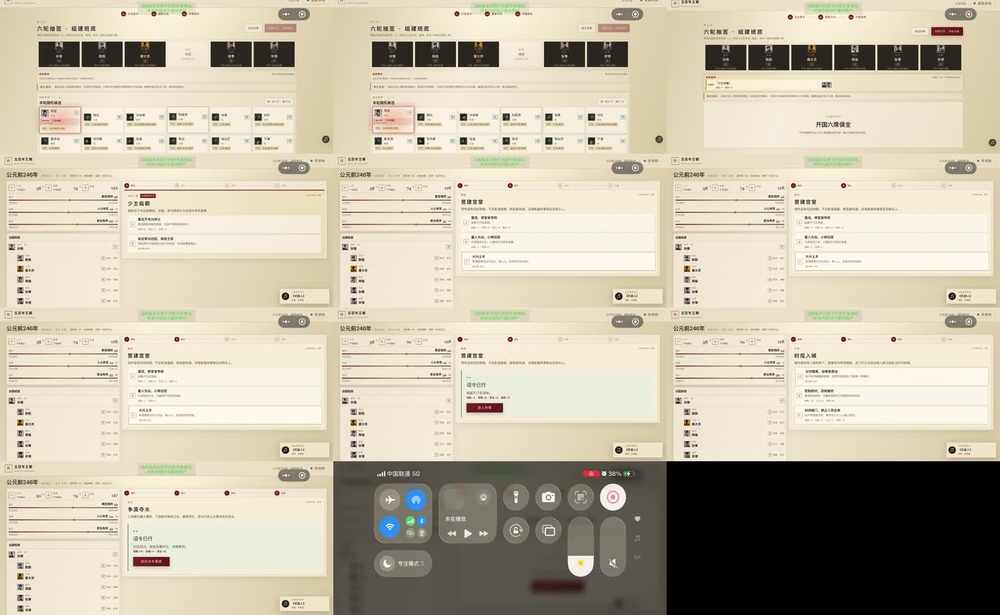
#> input picture video_feedback_frames/contact_sheet.jpg, 1000 x 615 px, shrunk from 1899 x 1168 before the run
$ python extract_connected_chroma.py ../video_feedback_frames/contact_sheet.jpg out.png
#> lines starting #> are read from the running program, lines starting #| are printed output that depends on the picture; after the words box and inside, x2 and y2 are one past the last pixel; in counts of white or black regions, pixels touching at a corner belong together
from __future__ import annotations

import argparse
from collections import deque
from pathlib import Path

from PIL import Image, ImageFilter


def main() -> None:
    parser = argparse.ArgumentParser(
        description="Remove only chroma-key pixels connected to the image border."
    )
    parser.add_argument("input", type=Path)
    parser.add_argument("output", type=Path)
    parser.add_argument("--threshold", type=int, default=72)
    parser.add_argument("--feather", type=float, default=0.55)
    args = parser.parse_args()

    image = Image.open(args.input).convert("RGB")
#> image is the input picture: PIL image 1000x615 RGB; mean R, G, B 196, 188.4, 169
    width, height = image.size
#> width = 1000; height = 615
    pixels = image.load()
    corners = [pixels[0, 0], pixels[width - 1, 0]]
#> corners = [(234, 220, 193), (233, 223, 196)]
    key = tuple(sum(color[channel] for color in corners) // len(corners) for channel in range(3))
#> key = (233, 221, 194)

    def is_key(x: int, y: int) -> bool:
        color = pixels[x, y]
        return max(abs(color[channel] - key[channel]) for channel in range(3)) <= args.threshold

    background = bytearray(width * height)
    queue: deque[tuple[int, int]] = deque()
    for x in range(width):
        for y in (0, height - 1):
            if is_key(x, y):
                queue.append((x, y))
#> this loop made 1000 passes
    for y in range(height):
        for x in (0, width - 1):
            if is_key(x, y):
                queue.append((x, y))
#> this loop made 615 passes

    while queue:
        x, y = queue.popleft()
        index = y * width + x
        if background[index] or not is_key(x, y):
            continue
        background[index] = 255
        if x:
            queue.append((x - 1, y))
        if x + 1 < width:
            queue.append((x + 1, y))
        if y:
            queue.append((x, y - 1))
        if y + 1 < height:
            queue.append((x, y + 1))
#> this loop made 1924180 passes
#> (x, y, index, color in is_key) on passes 1 to 3: (0, 0, 0, (234, 220, 193)), (0, 614, 614000, (223, 211, 187)), (1, 0, 1, (234, 220, 193))

    alpha = Image.frombytes("L", (width, height), bytes(255 - value for value in background))
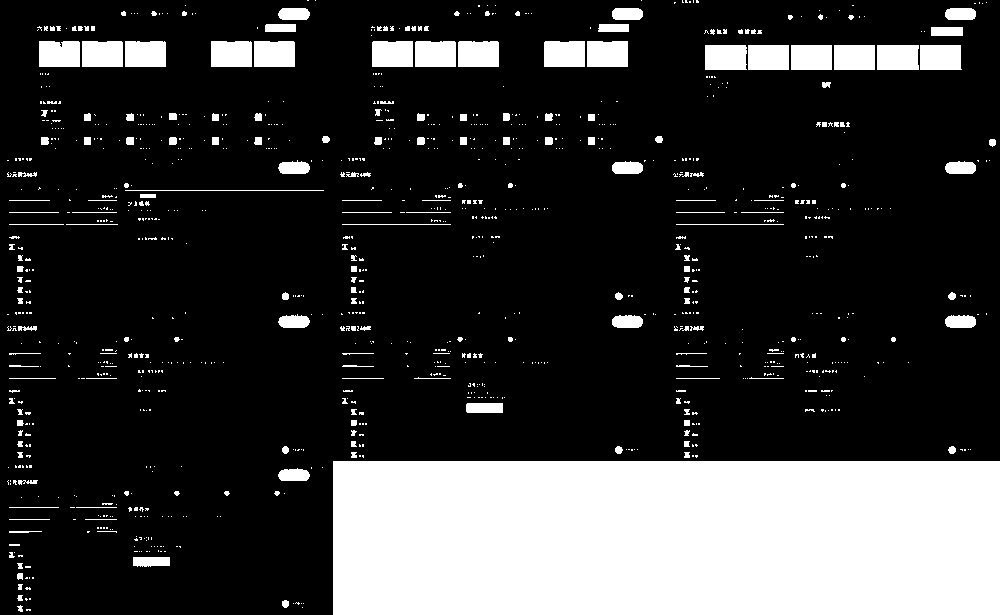
#> alpha: PIL image 1000x615 L; 21.8% white; 1096 white regions (892 under 20 px), largest, box (x1, y1, x2, y2) and area: (333, 461, 1000, 615) 102718, (254, 41, 295, 67) 1057, (372, 41, 413, 67) 1057
    if args.feather > 0:
        alpha = alpha.filter(ImageFilter.GaussianBlur(args.feather))
    result = image.convert("RGBA")
    result.putalpha(alpha)
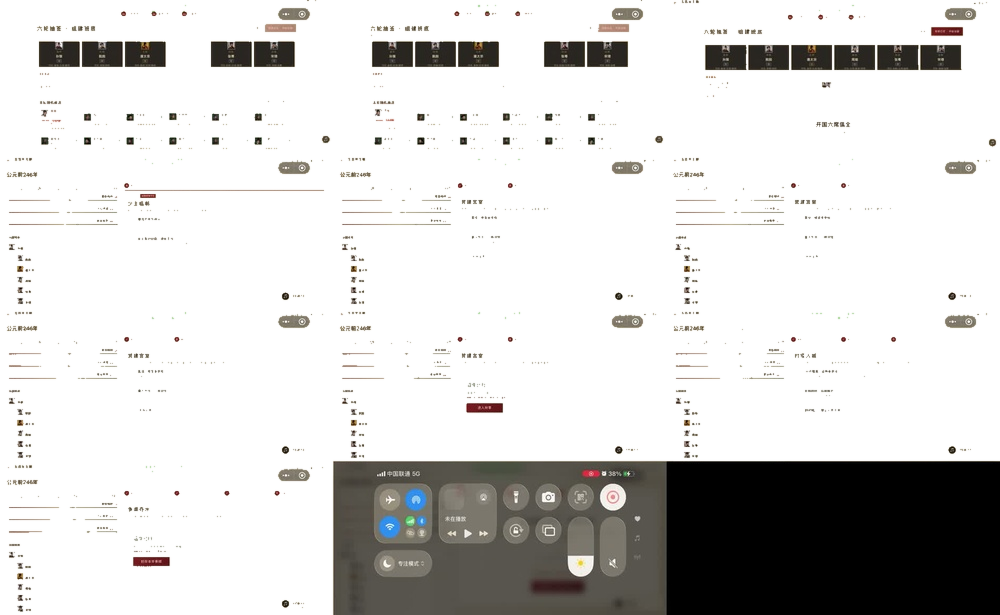
#> result: PIL image 1000x615 RGBA; mean R, G, B, A 196, 188.4, 169, 55.5; transparent parts drawn white
    args.output.parent.mkdir(parents=True, exist_ok=True)
    result.save(args.output)
    print(f"Wrote {args.output} with key {key}")
#| Wrote out.png with key (233, 221, 194)


if __name__ == "__main__":
    main()

$ run again, on video_feedback_frames/frame_02.jpg
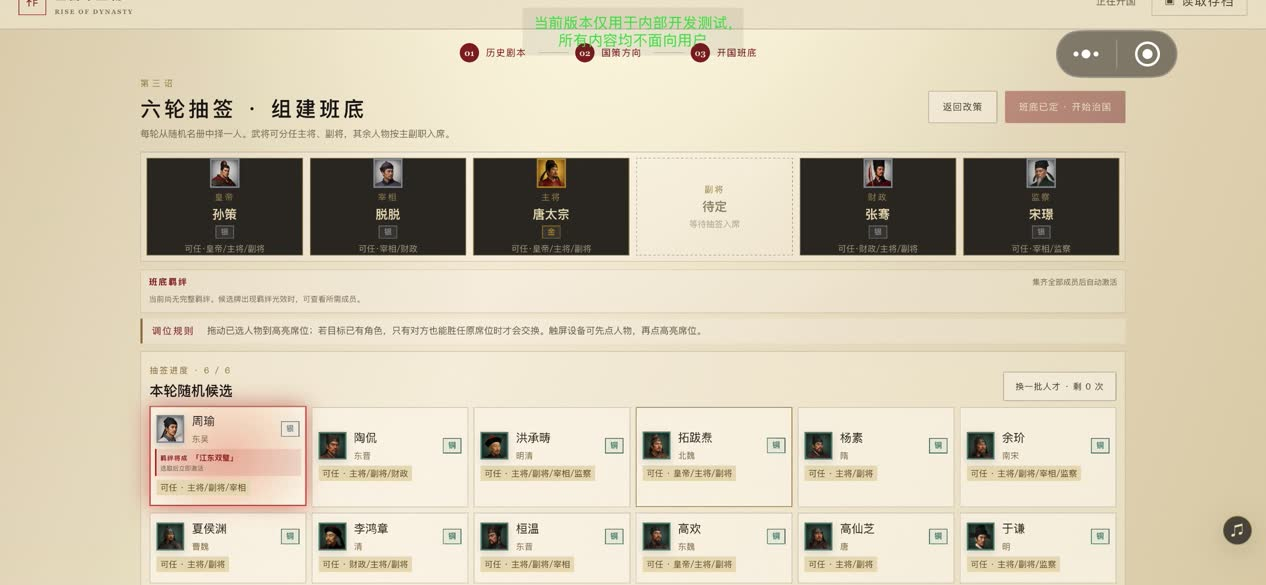
#> input picture video_feedback_frames/frame_02.jpg, 1266 x 585 px
#> in main, image is the input picture: PIL image 1266x585 RGB; mean R, G, B 209.7, 199.9, 177.1
#> corners = [(231, 221, 194), (232, 222, 195)]
#> key = (231, 221, 194)
#> the loop in main, `for x in range(width):` made 1266 passes
#> the loop in main, `for y in range(height):` made 585 passes
#> the loop in main, `while queue:` made 2477068 passes
#> (x, y, index, color in is_key) on passes 1 to 3: (0, 0, 0, (231, 221, 194)), (0, 584, 739344, (227, 213, 186)), (1, 0, 1, (231, 221, 194))
#> in main, `alpha = Image.frombytes("L", (width, height), bytes(255 - value for va..`:
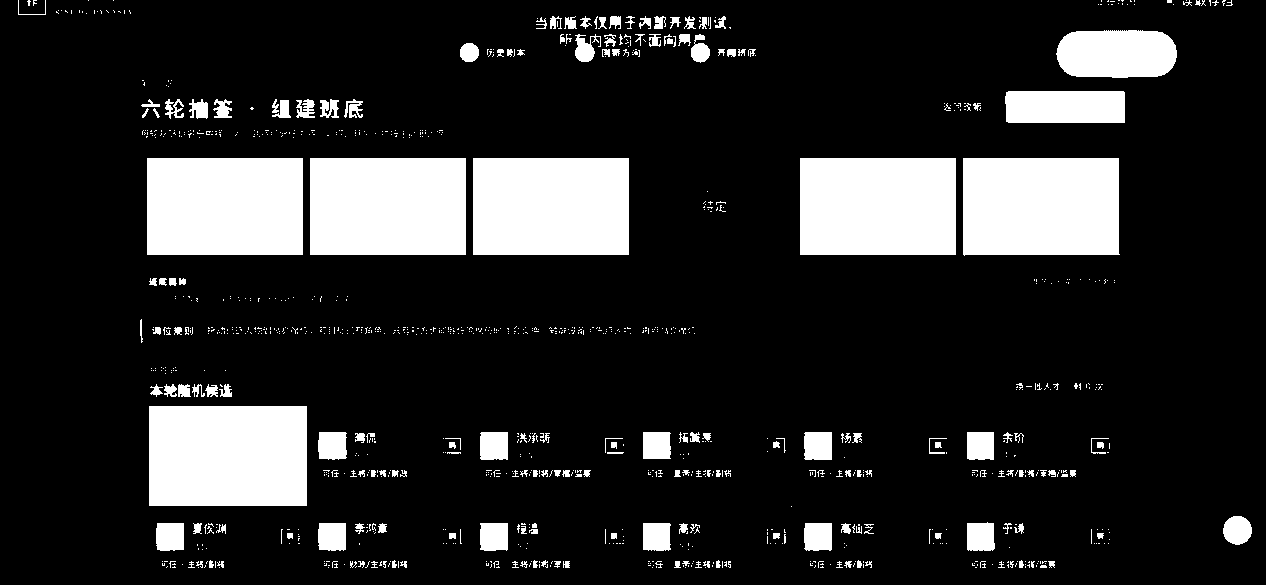
#> alpha: PIL image 1266x585 L; 16.4% white; 1079 white regions (894 under 20 px), largest, box (x1, y1, x2, y2) and area: (149, 406, 307, 506) 15800, (963, 158, 1120, 256) 15134, (147, 158, 303, 255) 15132
#> in main, `result.putalpha(alpha)`:
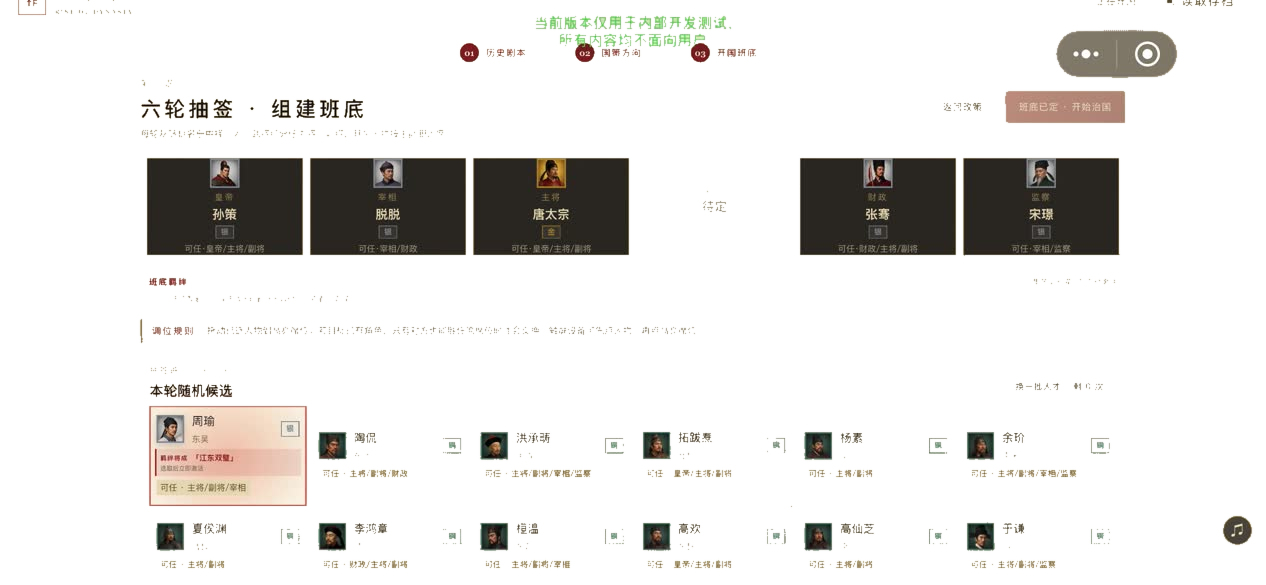
#> result: PIL image 1266x585 RGBA; mean R, G, B, A 209.7, 199.9, 177.1, 41.8; transparent parts drawn white
#| Wrote out.png with key (231, 221, 194)

$ run again, on video_feedback_frames/frame_03.jpg
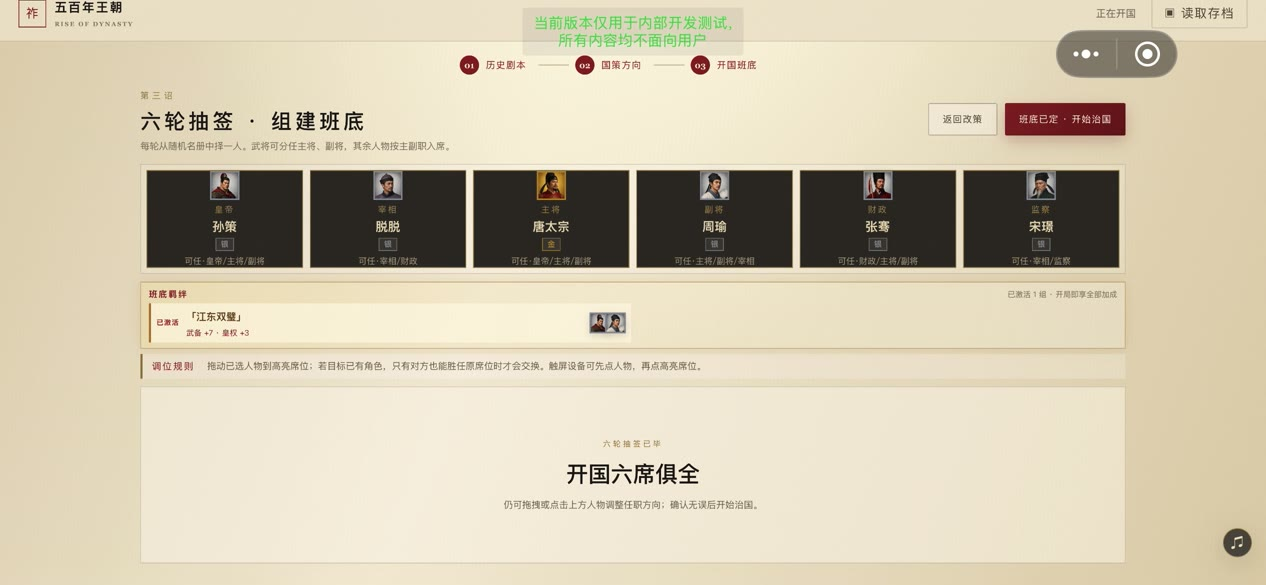
#> input picture video_feedback_frames/frame_03.jpg, 1266 x 585 px
#> in main, image is the input picture: PIL image 1266x585 RGB; mean R, G, B 207.7, 197.9, 174.2
#> corners = [(232, 222, 195), (233, 223, 196)]
#> key = (232, 222, 195)
#> the loop in main, `for x in range(width):` made 1266 passes
#> the loop in main, `for y in range(height):` made 585 passes
#> the loop in main, `while queue:` made 2513436 passes
#> (x, y, index, color in is_key) on passes 1 to 3: (0, 0, 0, (232, 222, 195)), (0, 584, 739344, (227, 213, 186)), (1, 0, 1, (232, 222, 195))
#> in main, `alpha = Image.frombytes("L", (width, height), bytes(255 - value for va..`:
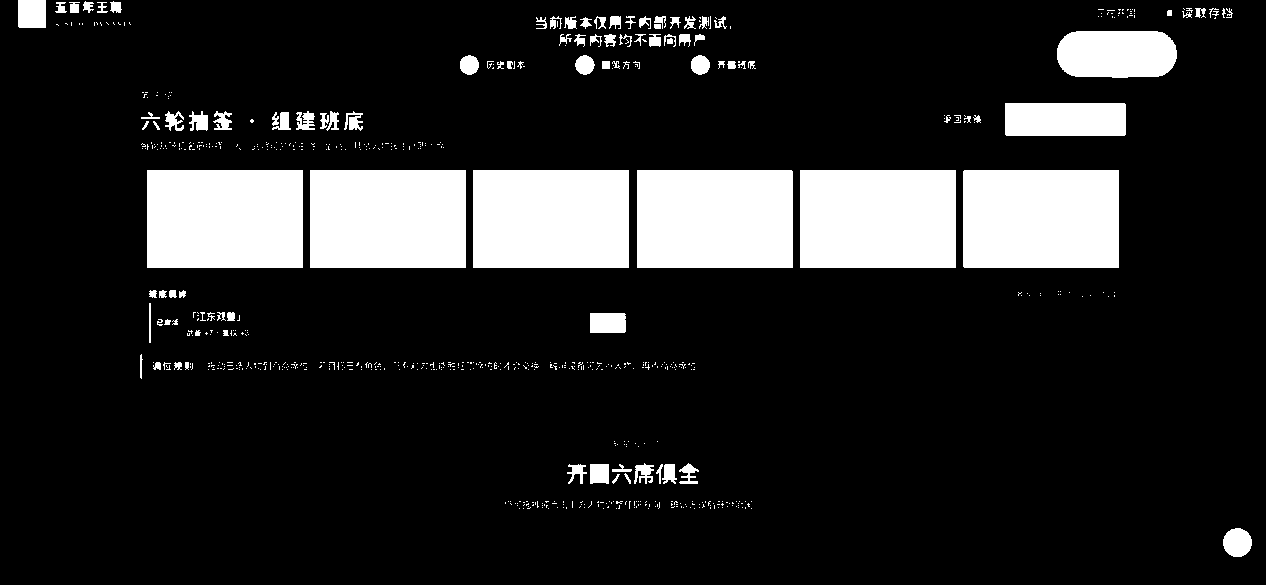
#> alpha: PIL image 1266x585 L; 15.2% white; 721 white regions (618 under 20 px), largest, box (x1, y1, x2, y2) and area: (147, 170, 303, 268) 15288, (310, 170, 466, 268) 15288, (473, 170, 629, 268) 15288
#> in main, `result.putalpha(alpha)`:
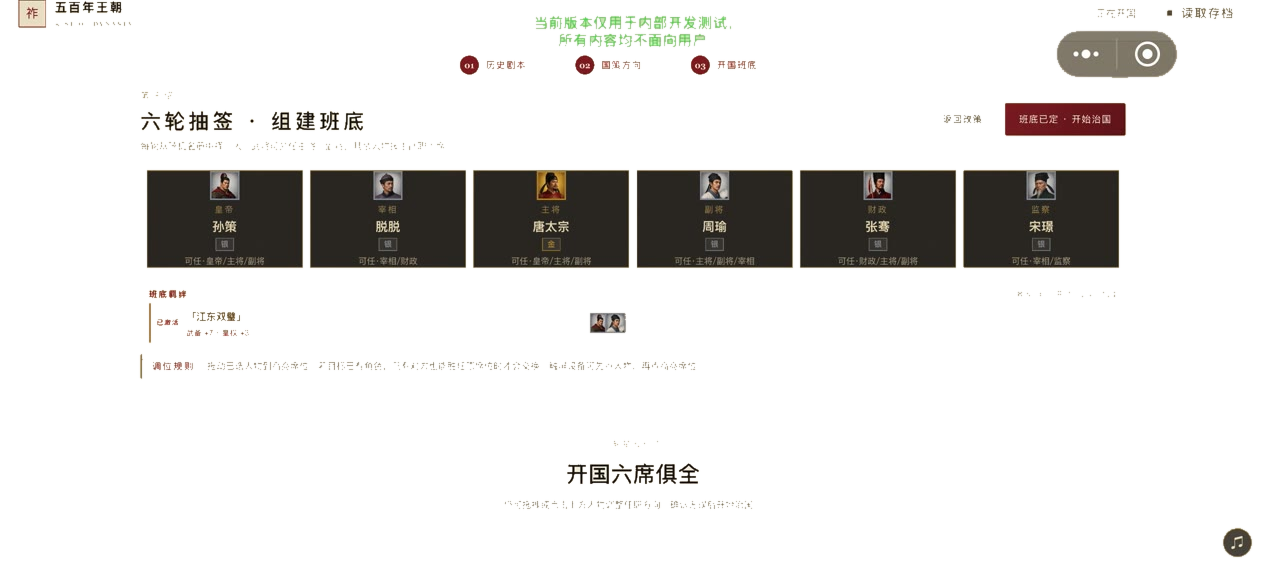
#> result: PIL image 1266x585 RGBA; mean R, G, B, A 207.7, 197.9, 174.2, 38.6; transparent parts drawn white
#| Wrote out.png with key (232, 222, 195)

$ run again, on video_feedback_frames/frame_04.jpg
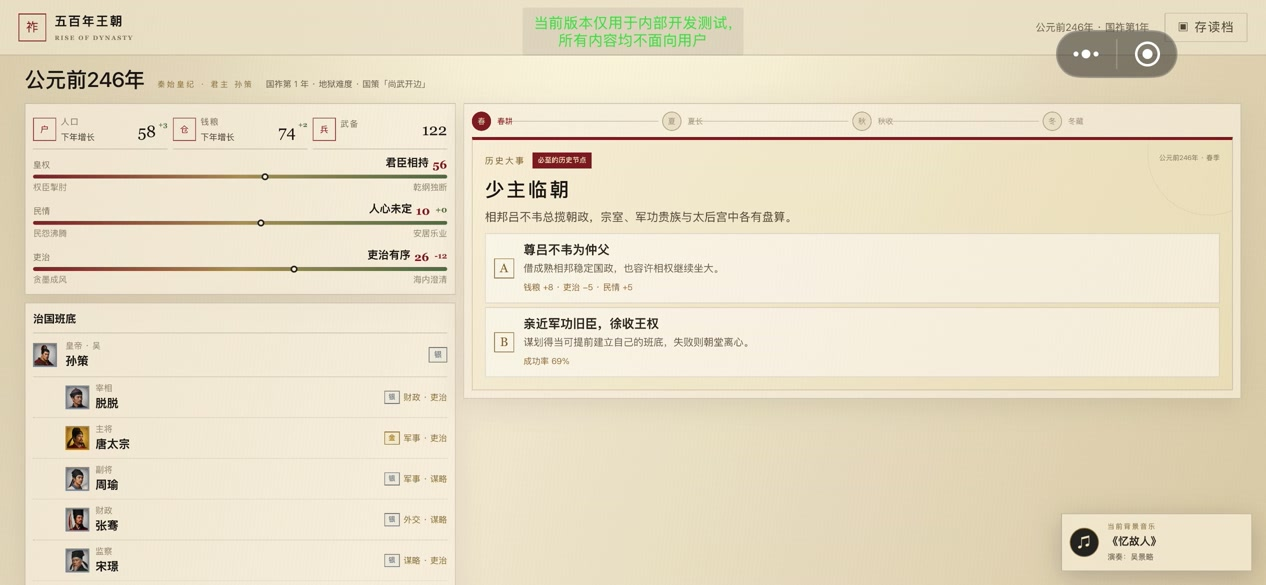
#> input picture video_feedback_frames/frame_04.jpg, 1266 x 585 px
#> in main, image is the input picture: PIL image 1266x585 RGB; mean R, G, B 231.1, 221.1, 196.9
#> corners = [(232, 220, 194), (234, 222, 196)]
#> key = (233, 221, 195)
#> the loop in main, `for x in range(width):` made 1266 passes
#> the loop in main, `for y in range(height):` made 585 passes
#> the loop in main, `while queue:` made 2845220 passes
#> (x, y, index, color in is_key) on passes 1 to 3: (0, 0, 0, (232, 220, 194)), (0, 584, 739344, (225, 214, 186)), (1, 0, 1, (234, 222, 196))
#> in main, `alpha = Image.frombytes("L", (width, height), bytes(255 - value for va..`:
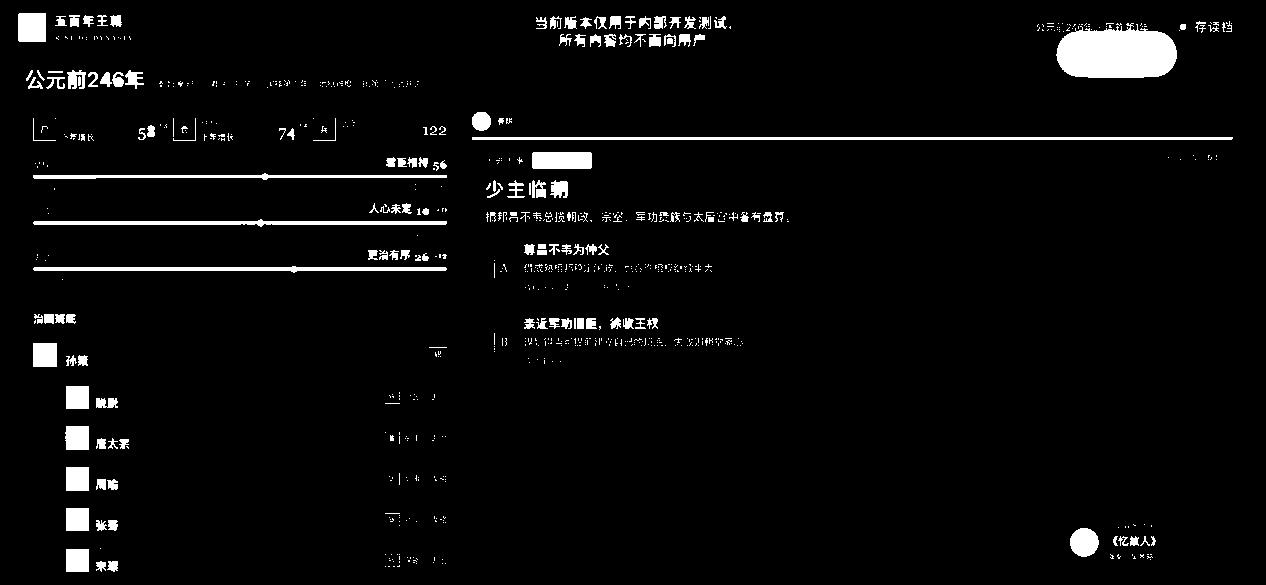
#> alpha: PIL image 1266x585 L; 4% white; 811 white regions (653 under 20 px), largest, box (x1, y1, x2, y2) and area: (1056, 23, 1177, 78) 5257, (472, 137, 1233, 140) 2282, (33, 266, 447, 273) 1664
#> in main, `result.putalpha(alpha)`:
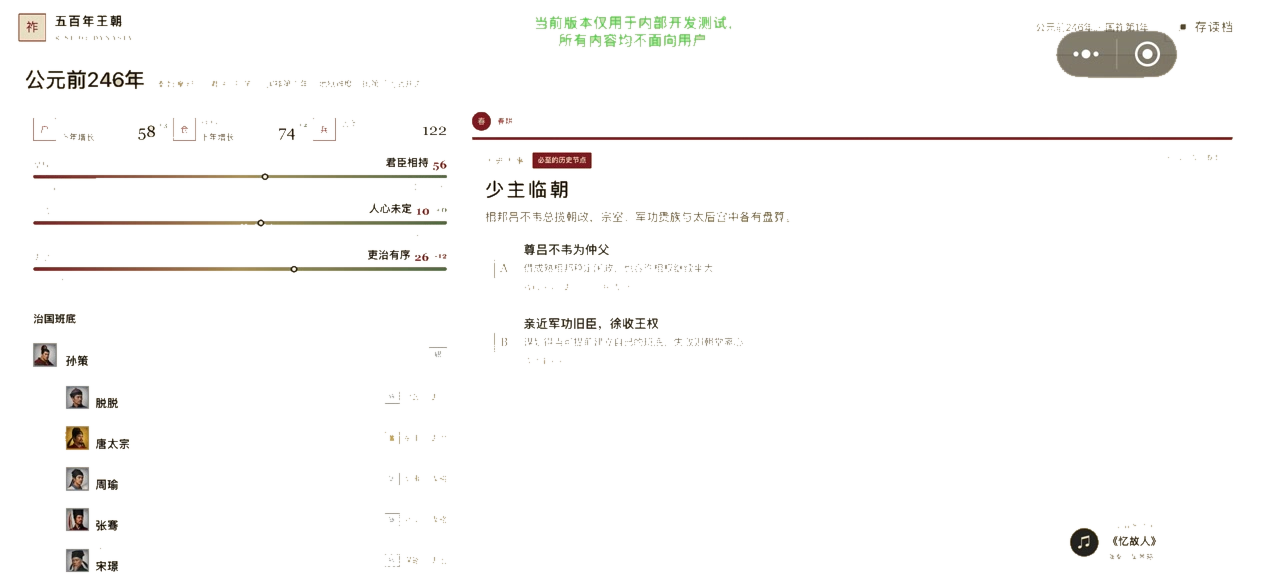
#> result: PIL image 1266x585 RGBA; mean R, G, B, A 231.1, 221.1, 196.9, 10.1; transparent parts drawn white
#| Wrote out.png with key (233, 221, 195)
